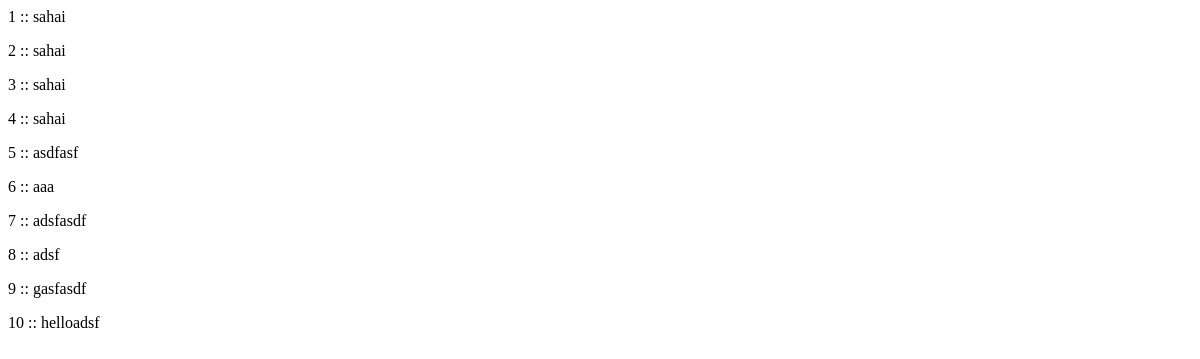
/list, run on an earlier commit of the app's database.
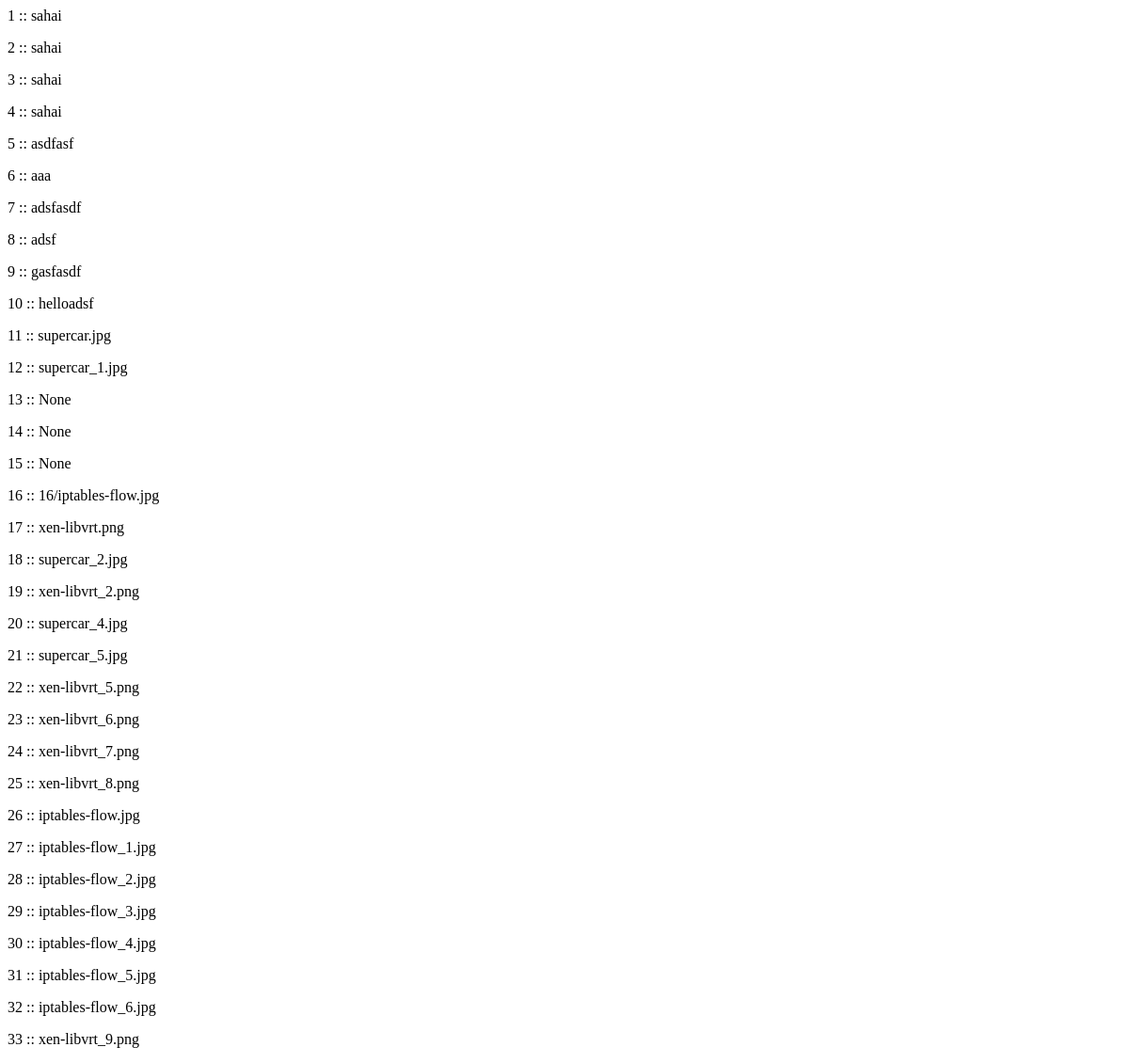
And on a later commit of the database.
### models.py (models this page shows, shortened)
class PostPic(db.Model):
    __tablename__ = "postpic"
    id = db.Column(db.Integer, primary_key=True)
    image = db.Column(db.String(255))
    link = db.Column(db.String(300))
    publish_date = db.Column(db.DateTime())

### view.py (the view)
@app.route('/list')
def list():
    data = PostPic.query.order_by(PostPic.id)
    return render_template('list.html', data=data )

### templates/list.html
{% for list in data %}
	<p>
	{{ list.id }} :: {{  list.image }}
	</p>
{% endfor %}

What changed in the data, as far as the page shows it:
added PostPic: id "11", image "supercar.jpg"
added PostPic: id "12", image "supercar_1.jpg"
added PostPic: id "13", image "None"
added PostPic: id "14", image "None"
added PostPic: id "15", image "None"
added PostPic: id "16", image "16/iptables-flow.jpg"
added PostPic: id "17", image "xen-libvrt.png"
added PostPic: id "18", image "supercar_2.jpg"
added PostPic: id "19", image "xen-libvrt_2.png"
added PostPic: id "20", image "supercar_4.jpg"
added PostPic: id "21", image "supercar_5.jpg"
added PostPic: id "22", image "xen-libvrt_5.png"
added PostPic: id "23", image "xen-libvrt_6.png"
added PostPic: id "24", image "xen-libvrt_7.png"
added PostPic: id "25", image "xen-libvrt_8.png"
added PostPic: id "26", image "iptables-flow.jpg"
added PostPic: id "27", image "iptables-flow_1.jpg"
added PostPic: id "28", image "iptables-flow_2.jpg"
added PostPic: id "29", image "iptables-flow_3.jpg"
added PostPic: id "30", image "iptables-flow_4.jpg"
added PostPic: id "31", image "iptables-flow_5.jpg"
added PostPic: id "32", image "iptables-flow_6.jpg"
added PostPic: id "33", image "xen-libvrt_9.png"
